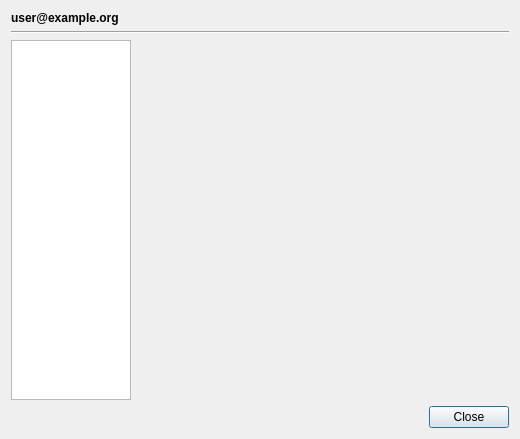
<?xml version="1.0" encoding="UTF-8"?>
<ui version="4.0">
 <class>Preferences</class>
 <widget class="QDialog" name="Preferences">
  <property name="geometry">
   <rect>
    <x>0</x>
    <y>0</y>
    <width>520</width>
    <height>439</height>
   </rect>
  </property>
  <property name="windowTitle">
   <string>Preferences</string>
  </property>
  <property name="windowIcon">
   <iconset resource="../../../../../data/resources/icons.qrc">
    <normaloff>:/images/mask-icon.png</normaloff>:/images/mask-icon.png</iconset>
  </property>
  <layout class="QVBoxLayout" name="verticalLayout" stretch="0,0,1,0">
   <property name="spacing">
    <number>6</number>
   </property>
   <item>
    <widget class="QLabel" name="account_label">
     <property name="font">
      <font>
       <weight>75</weight>
       <bold>true</bold>
      </font>
     </property>
     <property name="text">
      <string>user@example.org</string>
     </property>
    </widget>
   </item>
   <item>
    <widget class="Line" name="line">
     <property name="orientation">
      <enum>Qt::Horizontal</enum>
     </property>
    </widget>
   </item>
   <item>
    <layout class="QHBoxLayout" name="horizontal_layout" stretch="0,0">
     <property name="spacing">
      <number>12</number>
     </property>
     <item>
      <widget class="QListWidget" name="nav_widget">
       <property name="sizePolicy">
        <sizepolicy hsizetype="Maximum" vsizetype="Expanding">
         <horstretch>0</horstretch>
         <verstretch>0</verstretch>
        </sizepolicy>
       </property>
       <property name="maximumSize">
        <size>
         <width>120</width>
         <height>16777215</height>
        </size>
       </property>
       <property name="iconSize">
        <size>
         <width>32</width>
         <height>32</height>
        </size>
       </property>
       <property name="movement">
        <enum>QListView::Static</enum>
       </property>
       <property name="spacing">
        <number>10</number>
       </property>
       <property name="viewMode">
        <enum>QListView::IconMode</enum>
       </property>
       <property name="uniformItemSizes">
        <bool>true</bool>
       </property>
      </widget>
     </item>
     <item>
      <widget class="QStackedWidget" name="pages_widget"/>
     </item>
    </layout>
   </item>
   <item>
    <layout class="QHBoxLayout" name="button_layout" stretch="0,0">
     <item>
      <spacer name="horizontalSpacer">
       <property name="orientation">
        <enum>Qt::Horizontal</enum>
       </property>
       <property name="sizeHint" stdset="0">
        <size>
         <width>40</width>
         <height>20</height>
        </size>
       </property>
      </spacer>
     </item>
     <item>
      <widget class="QPushButton" name="close_button">
       <property name="text">
        <string>Close</string>
       </property>
      </widget>
     </item>
    </layout>
   </item>
  </layout>
 </widget>
 <resources>
  <include location="../../../../../data/resources/icons.qrc"/>
 </resources>
 <connections/>
</ui>
